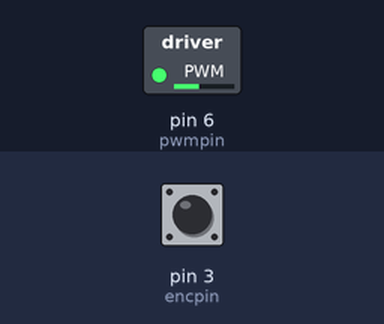
A sketch run on a simulated Arduino Uno, built with avr-gcc and run on an emulated ATmega328P. On the bench: switched loads named in the sketch (green lamp = pin HIGH). The inputs (shaded band) are chosen by the test bench; at power-on: pin 3 (encpin) HIGH. What the sketch prints to the serial monitor is not drawn.

Above: at 1.2 s.
1.3 s: pin 3 (encpin) pulled LOW for 0.15 s
Timing chart, 0 to 4.3 s (numbered marks = the images above; inputs shaded):
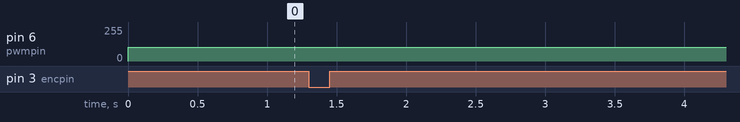

The sketch:

Motor.ino
```cpp
long encpin=3,pwmpin=6,enccnt=0,spee=0;

void setup() {
  Serial.begin(9600);
  pinMode(pwmpin,OUTPUT);
  pinMode(encpin,INPUT_PULLUP);
  attachInterrupt(digitalPinToInterrupt(encpin),func,FALLING);
//   put your setup code here, to run once:

}

void loop() {
  analogWrite(pwmpin,105);
//   put your main code here, to run repeatedly:
//  delay(10);
}

void func()
{
  enccnt++;
  Serial.println(enccnt);
}
```

Measured:
- after the input at 1.3 s, every drawn part: stays the same
